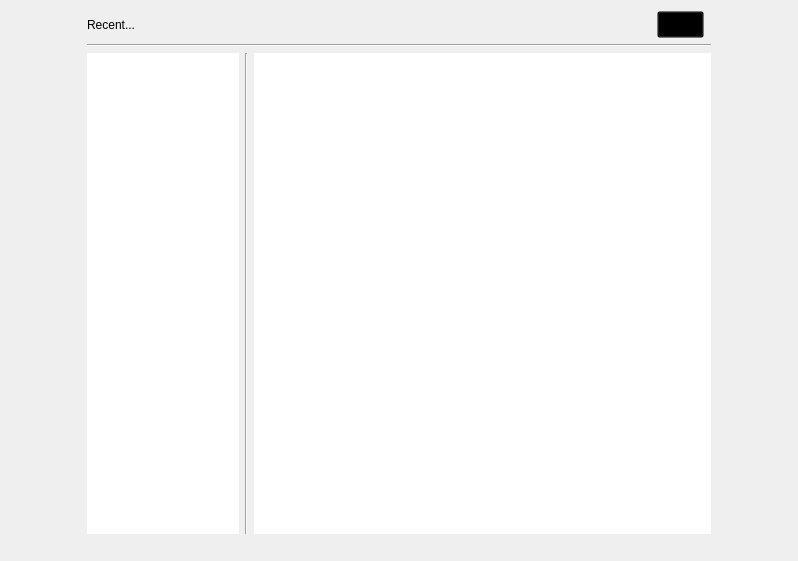
<?xml version="1.0" encoding="UTF-8"?>
<ui version="4.0">
 <class>ContentWidget</class>
 <widget class="QWidget" name="ContentWidget">
  <property name="geometry">
   <rect>
    <x>0</x>
    <y>0</y>
    <width>798</width>
    <height>561</height>
   </rect>
  </property>
  <property name="windowTitle">
   <string>Form</string>
  </property>
  <property name="styleSheet">
   <string notr="true"/>
  </property>
  <layout class="QGridLayout" name="gridLayout" columnstretch="1,2,1,6,1">
   <property name="bottomMargin">
    <number>27</number>
   </property>
   <item row="2" column="0">
    <spacer name="horizontalSpacer_2">
     <property name="orientation">
      <enum>Qt::Horizontal</enum>
     </property>
     <property name="sizeHint" stdset="0">
      <size>
       <width>40</width>
       <height>20</height>
      </size>
     </property>
    </spacer>
   </item>
   <item row="2" column="3">
    <widget class="TTable" name="tableWidget">
     <property name="frameShape">
      <enum>QFrame::NoFrame</enum>
     </property>
    </widget>
   </item>
   <item row="0" column="3">
    <layout class="QHBoxLayout" name="horizontalLayout">
     <property name="spacing">
      <number>0</number>
     </property>
     <item>
      <spacer name="horizontalSpacer">
       <property name="orientation">
        <enum>Qt::Horizontal</enum>
       </property>
       <property name="sizeHint" stdset="0">
        <size>
         <width>40</width>
         <height>20</height>
        </size>
       </property>
      </spacer>
     </item>
     <item>
      <widget class="QPushButton" name="pushButton_3">
       <property name="font">
        <font>
         <family>Consolas</family>
         <pointsize>12</pointsize>
        </font>
       </property>
       <property name="styleSheet">
        <string notr="true">QPushButton{
background-color:rgba(0, 0, 0, 0);
}
QPushButton:hover{
background-color: rgb(0, 0, 0,60);
}
QPushButton:pressed{
background-color:rgb(0,0,0,80);
}</string>
       </property>
       <property name="text">
        <string/>
       </property>
      </widget>
     </item>
     <item>
      <widget class="QLabel" name="label">
       <property name="font">
        <font>
         <family>Consolas</family>
         <pointsize>9</pointsize>
        </font>
       </property>
       <property name="text">
        <string/>
       </property>
      </widget>
     </item>
    </layout>
   </item>
   <item row="2" column="4">
    <spacer name="horizontalSpacer_3">
     <property name="orientation">
      <enum>Qt::Horizontal</enum>
     </property>
     <property name="sizeHint" stdset="0">
      <size>
       <width>122</width>
       <height>20</height>
      </size>
     </property>
    </spacer>
   </item>
   <item row="0" column="1">
    <layout class="QHBoxLayout" name="horizontalLayout_2">
     <item>
      <widget class="QLabel" name="label_2">
       <property name="text">
        <string>Recent...</string>
       </property>
      </widget>
     </item>
     <item>
      <spacer name="horizontalSpacer_4">
       <property name="orientation">
        <enum>Qt::Horizontal</enum>
       </property>
       <property name="sizeHint" stdset="0">
        <size>
         <width>40</width>
         <height>20</height>
        </size>
       </property>
      </spacer>
     </item>
    </layout>
   </item>
   <item row="1" column="1" colspan="3">
    <widget class="Line" name="line">
     <property name="orientation">
      <enum>Qt::Horizontal</enum>
     </property>
    </widget>
   </item>
   <item row="2" column="1">
    <widget class="QListWidget" name="listWidget">
     <property name="contextMenuPolicy">
      <enum>Qt::NoContextMenu</enum>
     </property>
     <property name="styleSheet">
      <string notr="true">QListWidget::item
{
height:30px;
}
/*QListWidget::item::selected
{
background-color:rgb(0, 122, 204);
}*/</string>
     </property>
     <property name="frameShape">
      <enum>QFrame::NoFrame</enum>
     </property>
     <property name="verticalScrollBarPolicy">
      <enum>Qt::ScrollBarAlwaysOff</enum>
     </property>
     <property name="horizontalScrollBarPolicy">
      <enum>Qt::ScrollBarAsNeeded</enum>
     </property>
    </widget>
   </item>
   <item row="2" column="2">
    <widget class="Line" name="line_2">
     <property name="orientation">
      <enum>Qt::Vertical</enum>
     </property>
    </widget>
   </item>
  </layout>
 </widget>
 <customwidgets>
  <customwidget>
   <class>TTable</class>
   <extends>QTableWidget</extends>
   <header>TTable.h</header>
  </customwidget>
 </customwidgets>
 <resources>
  <include location="Chimera.qrc"/>
 </resources>
 <connections/>
</ui>
